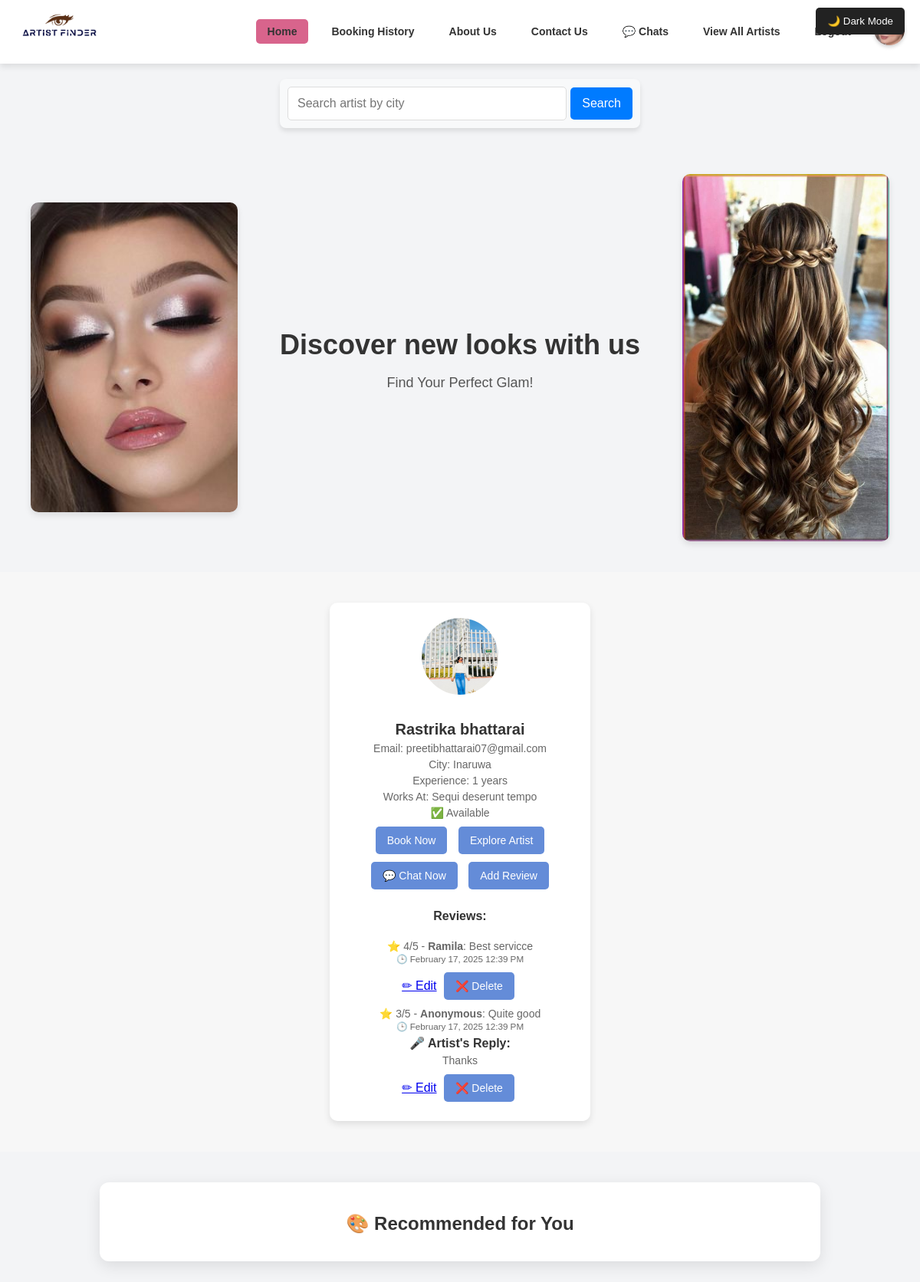
/home/ (signed in), run on the app's committed database.
### accounts/models.py (models this page shows, shortened)
class User(AbstractUser):
    username = None  # ✅ Remove username field completely
    email = models.EmailField(unique=True)  # Email as the unique identifier
    phone = models.CharField(max_length=15, unique=True)
    password = models.CharField(max_length=100)
    profile_image = models.ImageField(upload_to="profile_images/", null=True, blank=True)
    is_verified = models.BooleanField(default=False)
    is_artist = models.BooleanField(default=False)
    otp = models.CharField(max_length=6, blank=True, null=True)  # ✅ Stores OTP
    city = models.CharField(max_length=100, null=True, blank=True)
    works_at = models.CharField(max_length=255, null=True, blank=True)
    experience_years = models.IntegerField(default=0, null=True, blank=True)
    training_certificate = models.FileField(upload_to="certificates/", null=True, blank=True)
    is_available = models.BooleanField(default=True)
    USERNAME_FIELD = "email"  # ✅ Login using email instead of username
    REQUIRED_FIELDS = []  # ✅ Don't require username
    objects = CustomUserManager()  # ✅ Use custom manager

class Review(models.Model):
    artist = models.ForeignKey(User, on_delete=models.CASCADE, related_name="artist_reviews")  # ✅ Link to artist
    service = models.ForeignKey(Service, on_delete=models.CASCADE, related_name="service_reviews", null=True, blank=True)  # ✅ Allow NULL
    user = models.ForeignKey(User, on_delete=models.CASCADE, related_name="user_reviews")
    rating = models.IntegerField(choices=[(i, i) for i in range(1, 6)], default=5)
    comment = models.TextField()
    is_anonymous = models.BooleanField(default=False)  # ✅ New: Anonymous Option
    created_at = models.DateTimeField(auto_now_add=True)
    artist_reply = models.TextField(blank=True, null=True)  # ✅ Artist reply field

### accounts/views.py (the view)
# urls.py: path('home/', views.home_page, name='home'),
@login_required(login_url='login')
def home_page(request):
    query = request.GET.get("search", "").strip()
    sort_by = request.GET.get("sort_by", "rating")  # Default sorting by rating
    artists = User.objects.filter(is_artist=True)
    if query:
        artists = artists.filter(city__icontains=query)
    artists = artists.annotate(avg_rating=Avg('artist_reviews__rating'))
    if sort_by == "rating":
        artists = artists.order_by('-avg_rating')  # Highest rating first
    elif sort_by == "name":
        artists = artists.order_by('first_name', 'last_name')  # Alphabetical
    elif sort_by == "experience":
        artists = artists.order_by('-experience_years')  # Most experienced first
    paginator = Paginator(artists, 10)
    page_number = request.GET.get("page")
    page_obj = paginator.get_page(page_number)
    booked_artists = Booking.objects.filter(client=request.user, status="Confirmed").values_list('artist_id', flat=True)
    similar_users = Booking.objects.filter(artist_id__in=booked_artists).values_list("client_id", flat=True).distinct()
    recommended_artists = User.objects.filter(
        is_artist=True,
        bookings__client_id__in=similar_users
    ).exclude(id__in=booked_artists).annotate(
        booking_count=Count("bookings")
    ).order_by("-booking_count")[:5]  # ✅ Top 5 recommended artists
    return render(request, "accounts/home.html", {
        "artists": page_obj,  # Paginated artists
        "recommended_artists": recommended_artists,  # ✅ Pass recommended artists
        "query": query,
        "message": "No artists found in this city." if not artists.exists() else "",
        "booked_artists": list(booked_artists),
        "sort_by": sort_by,
    })

### accounts/templates/accounts/home.html (shortened to what this page needs)
{% load static  %}
<!DOCTYPE html>
<html lang="en">
<head>
    <link rel="stylesheet" href="{% static 'css/home.css' %}">
</head>
<body>
    <header class="header">
        <div class="logo">
            <img src="{% static 'imagess/logo.png' %}" alt="Artist Finder Logo">
        </div>
        <nav class="navbar">
            <a href="#" class="nav-link" style="background-color: #D8648C;">Home</a>
            <a href="{% url 'booking_history' %}" class="nav-link">Booking History</a>
            <a href="{% url 'aboutus' %}" class="nav-link">About Us</a>
            <a href="{% url 'contactus' %}" class="nav-link">Contact Us</a>
            <a href="{% url 'chat_list' %}" class="nav-link">💬 Chats</a>
            <a href="{% url 'artist_list' %}"  class="nav-link">View All Artists</a>
            <button id="dark-mode-toggle">🌙 Dark Mode</button>
            <a href="{% url 'login' %}" class="nav-link">Logout</a>
            <div class="user-profile">
                <a href="{% url 'user_profile' %}">
                </a>
            </div>
        </nav>
    </header>
<form method="GET" action="{% url 'home' %}" class="search-form">
    <input type="text" name="search" placeholder="Search artist by city" value="{{ query|default:'' }}">
    <button type="submit">Search</button>
</form>
    <div class="main-content">
        <div class="frame">
            <img src="{% static 'images/work2.jpg' %}" alt="Makeup">
        </div>
        <div class="description">
            <h1>Discover new looks with us</h1>
            <p>Find Your Perfect Glam!</p>
        </div>
        <div class="frame">
            <img src="{% static 'images/work1.jpg' %}" alt="Makeup Products">
        </div>
    </div>
<div class="artist-container">
    {% if artists %}
        {% for artist in artists %}
        <div class="artist-card">
            <img src="{% if artist.profile_image %}{{ artist.profile_image.url }}{% else %}{% static 'images/default.jpg' %}{% endif %}"
                 alt="{{ artist.first_name }}'s Profile Image" class="artist-profile-image">
            <h3>{{ artist.first_name }} {{ artist.last_name }}</h3>
            <p>Email: {{ artist.email }}</p>
            <p>City: {{ artist.city }}</p>
            <p>Experience: {{ artist.experience_years }} years</p>
            <p>Works At: {{ artist.works_at }}</p>
            <p class="availability-status {% if artist.is_available %}available{% else %}not-available{% endif %}">
                {% if artist.is_available %}
                    ✅ Available
                {% else %}
                    ❌ Not Available
                {% endif %}
            </p>
            {% if artist.is_available %}
                <button onclick="window.location.href='{% url 'book_artist' artist.id %}'" class="book-btn">
                    Book Now
                </button>
            {% else %}
                <button class="book-btn disabled" disabled title="This artist is currently unavailable">
                    Not Available
                </button>
            {% endif %}
            <button onclick="window.location.href='{% url 'artist_detail' artist.id %}'">Explore Artist</button>
           <button onclick="window.location.href='{% url 'start_chat' artist.id %}'">
            💬 Chat Now
        </button>
            {% if user.is_authenticated %}
                {% if artist.id in booked_artists %}
                    <button onclick="window.location.href='{% url 'add_review' artist.id %}'">Add Review</button>
                {% endif %}
            {% endif %}
            <h4>Reviews:</h4>
{% for review in artist.artist_reviews.all %}
    <p>
        ⭐ {{ review.rating }}/5 -
        <strong>{% if review.is_anonymous %}Anonymous{% else %}{{ review.user.first_name }}{% endif %}</strong>: {{ review.comment }}
        <br>
        <small>🕒 {{ review.created_at|date:"F d, Y h:i A" }}</small>
    </p>
    {% if review.artist_reply %}
        <div class="artist-reply">
            <strong>🎤 Artist's Reply:</strong>
            <p>{{ review.artist_reply }}</p>
        </div>
    {% elif request.user == review.artist %}
        <a href="{% url 'reply_to_review' review.id %}" class="reply-btn">💬 Reply</a>
    {% endif %}
    {% if request.user == review.user %}
        <a href="{% url 'edit_review' review.id %}" class="edit-btn">✏ Edit</a>
        <form id="delete-form-{{ review.id }}" action="{% url 'delete_review' review.id %}" method="POST" style="display:inline;">
            <button type="button" class="delete-btn" onclick="confirmDelete('{{ review.id }}')">❌ Delete</button>
        </form>
    {% endif %}
{% empty %}
    <p>No reviews yet.</p>
{% endfor %}
        </div>
        {% endfor %}
    {% else %}
        <p>No artists available in this city.</p>
    {% endif %}
</div>
<div class="recommended-section">
    <h2>🎨 Recommended for You</h2>
</div>
</body>
</html>

### accounts/static/css/home.css (style rules this page uses)
body { margin: 0; font-family: Arial, sans-serif; background-color: #f3f4f6; color: #333; overflow-x: hidden; }
.search-form { display: flex; justify-content: center; align-items: center; margin: 20px auto; width: 100%; max-width: 450px; background: #f8f9fa; padding: 10px; border-radius: 8px; box-shadow: 0px 4px 6px rgba(0, 0, 0, 0.1); }
.search-form input { flex: 1; padding: 12px; font-size: 16px; border: 1px solid #ddd; border-radius: 5px; outline: none; width: 70%; }
.search-form button { padding: 12px 15px; font-size: 16px; border: none; background-color: #007bff; color: white; border-radius: 5px; cursor: pointer; margin-left: 5px; transition: background 0.3s ease-in-out; }
.search-form:after { content: ""; display: block; clear: both; }
.header { display: flex; justify-content: space-between; align-items: center; padding: 10px 20px; background-color: #ffffff; box-shadow: 0 4px 8px rgba(0, 0, 0, 0.1); position: sticky; top: 0; z-index: 1000; }
.header .logo img { width: 120px; height: auto; }
.navbar { display: flex; align-items: center; gap: 15px; }
.nav-link { text-decoration: none; color: #333; font-size: 14px; font-weight: bold; padding: 8px 15px; border-radius: 5px; transition: background-color 0.3s ease, color 0.3s ease; }
.user-profile { display: flex; align-items: center; }
.delete-btn { background: #D8648C; color: white; border: none; padding: 8px 12px; border-radius: 6px; font-size: 14px; cursor: pointer; transition: all 0.3s ease-in-out; }
.main-content { display: flex; justify-content: space-between; align-items: center; gap: 20px; padding: 40px; flex-wrap: wrap; }
.frame { flex: 1; max-width: 300px; border-radius: 10px; overflow: hidden; box-shadow: 0 4px 8px rgba(0, 0, 0, 0.1); }
.frame img { width: 100%; height: auto; display: block; }
.description { flex: 2; text-align: center; color: #555; }
.description h1 { font-size: 36px; color: #333; margin-bottom: 10px; }
.description p { font-size: 18px; }
.artist-container { display: flex; flex-wrap: wrap; justify-content: center; gap: 20px; padding: 40px 10px; background: #f7f7f7; }
.artist-card { background: white; width: 300px; padding: 20px; border-radius: 10px; box-shadow: 0px 4px 10px rgba(0, 0, 0, 0.1); text-align: center; transition: transform 0.3s ease, box-shadow 0.3s ease; }
.artist-card img { width: 100px; height: 100px; border-radius: 50%; object-fit: cover; margin-bottom: 10px; }
.artist-card h3 { font-size: 20px; color: #333; font-weight: bold; margin-bottom: 5px; }
.artist-card p { font-size: 14px; color: #666; margin: 5px 0; }
.artist-card button { background-color: #648CD8; color: white; border: none; padding: 10px 15px; border-radius: 5px; cursor: pointer; font-size: 14px; margin: 5px; transition: background 0.3s; }

### accounts/templates/accounts/home.html (style rules this page uses)
.search-form { display: flex; justify-content: center; align-items: center; margin: 20px auto; width: 100%; max-width: 450px; background: #f8f9fa; padding: 10px; border-radius: 8px; box-shadow: 0px 4px 6px rgba(0, 0, 0, 0.1); }
.search-form input { flex: 1; padding: 12px; font-size: 16px; border: 1px solid #ddd; border-radius: 5px; outline: none; width: 70%; }
.search-form button { padding: 12px 15px; font-size: 16px; border: none; background-color: #007bff; color: white; border-radius: 5px; cursor: pointer; margin-left: 5px; transition: background 0.3s ease-in-out; }
.search-form:after { content: ""; display: block; clear: both; }
#dark-mode-toggle { position: fixed; top: 10px; right: 20px; background: #222; color: white; border: none; padding: 10px 15px; cursor: pointer; border-radius: 5px; }
.recommended-section { margin: 40px auto; max-width: 900px; padding: 20px; background: #ffffff; border-radius: 12px; box-shadow: 0px 6px 20px rgba(0, 0, 0, 0.1); text-align: center; }
.recommended-section h2 { font-size: 24px; color: #333; margin-bottom: 15px; }

### data on the page
User: profile_image (picture), first_name "Rastrika", last_name "bhattarai", email "preetibhattarai07@gmail.com", city "Inaruwa", experience_years "1", works_at "Sequi deserunt tempo", is_available "✅ Available", shows "Add Review"
Review: rating "4", user.first_name "Ramila", comment "Best servicce", created_at "February 17, 2025 12:39 PM"
Review: rating "3", is_anonymous "Anonymous", comment "Quite good", created_at "February 17, 2025 12:39 PM", artist_reply "Thanks"
